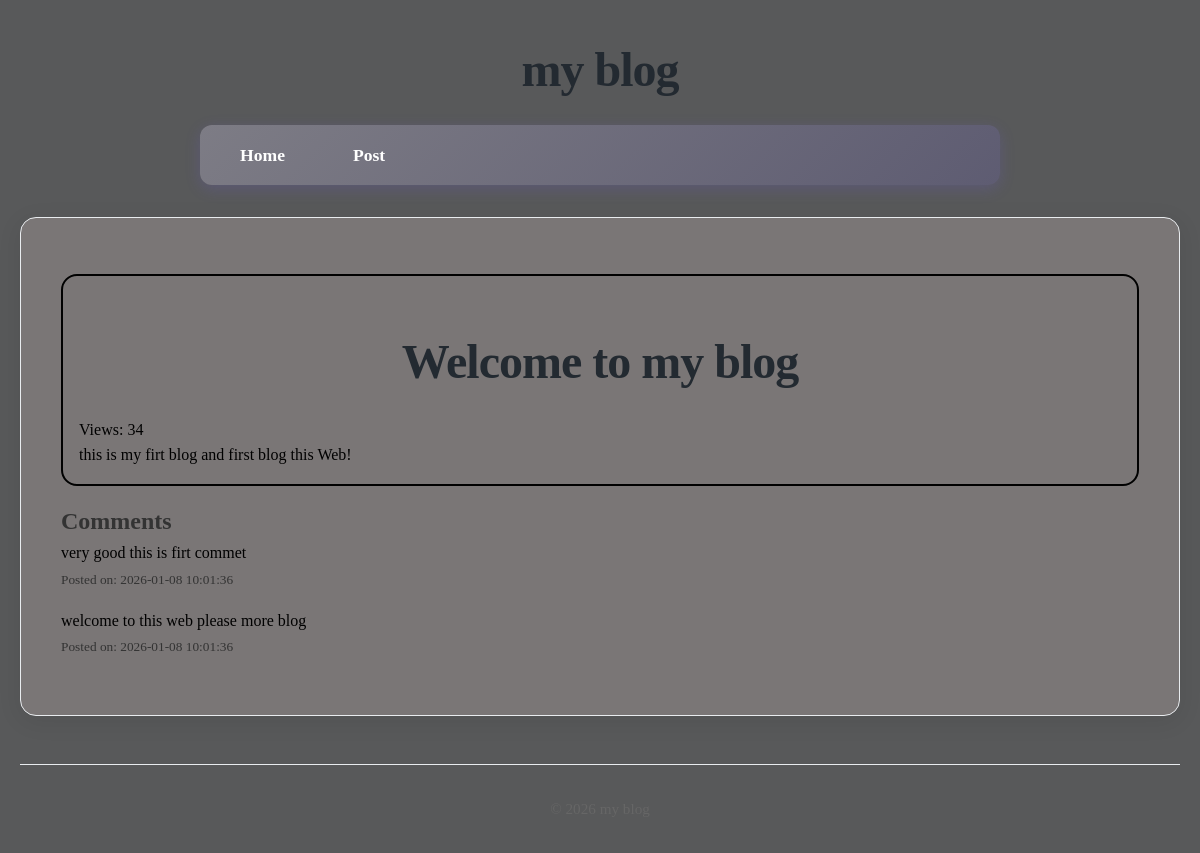
/post/1, run on an earlier commit of the app's database.
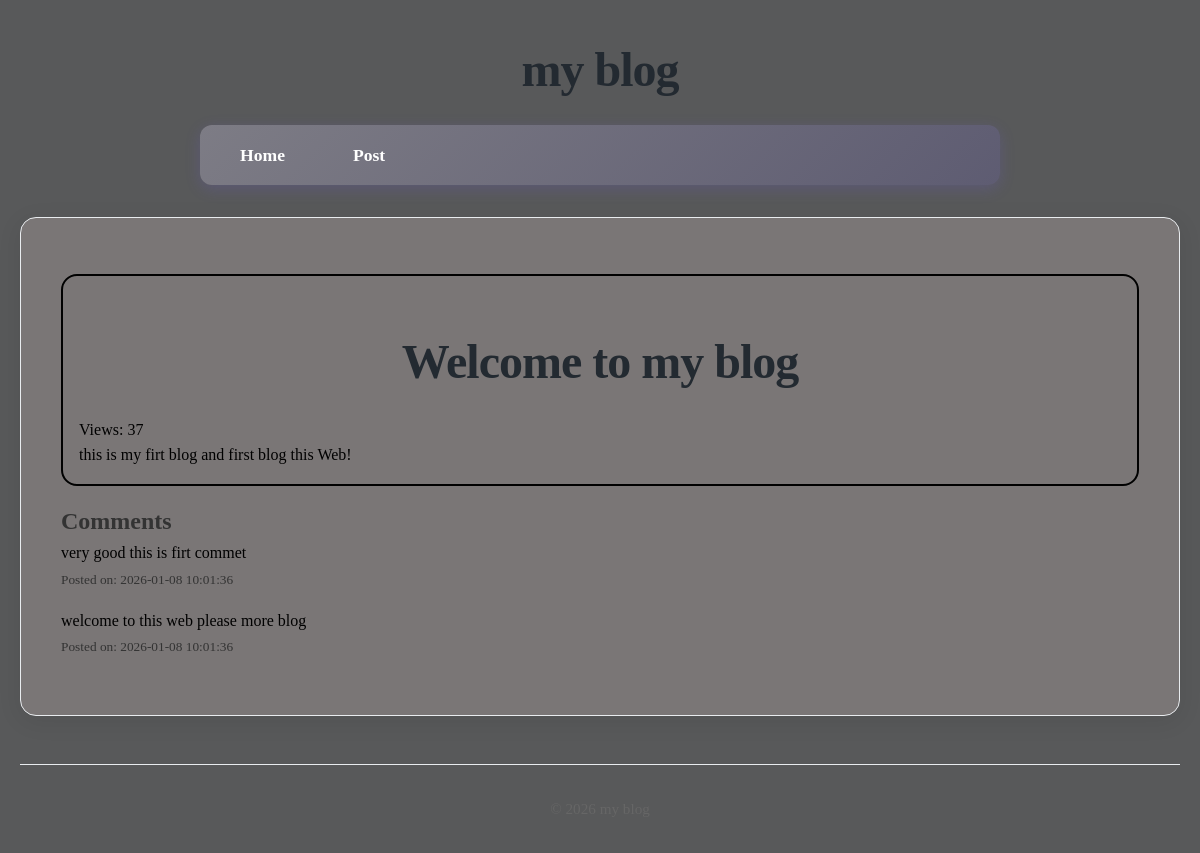
And on a later commit of the database.
### tables this page shows
CREATE TABLE posts(
    id INTEGER PRIMARY KEY AUTOINCREMENT,
    title TEXT NOT NULL,
    content TEXT NOT NULL,
    views INTEGER DEFAULT 0,
    user_id INTEGER NOT NULL,
    created_at DATETIME DEFAULT CURRENT_TIMESTAMP,
    FOREIGN KEY (user_id) REFERENCES users (id)
);

CREATE TABLE comments(
    id INTEGER PRIMARY KEY AUTOINCREMENT,
    content TEXT NOT NULL,
    user_id INTEGER NOT NULL,
    post_id INTEGER NOT NULL,
    created_at DATETIME DEFAULT CURRENT_TIMESTAMP,
    FOREIGN KEY (user_id) REFERENCES users (id),
    FOREIGN KEY (post_id) REFERENCES posts (id)
);

### core/Router.php (called while the page is built, shortened)
<?php
class Router{
    protected array $routes = [];
    public function add(string $method ,string $uri ,string $controller): void{
        $this->routes[] = [
            'method' => $method,
            'uri' => $uri,
            'controller' => $controller
        ];
    }
    public function dispatch(string $uri ,string $method): string{
        $route = $this->findRoute($uri , $method);
        [$controller , $action] = explode('@' , $route['controller']);
        return $this->callAction($controller , $action , $route['params']);
    }
    protected function findRoute(string $uri , string $method): ?array{
        foreach($this->routes as $route){
            $params = $this->matchRoute($route['uri'] , $uri);
            if($params !== null && $route['method'] === $method){
                return [...$route , 'params' => $params];
            }
        }
        return null;
    }
    protected function matchRoute(string $routeUri,string $requestUri): ?array{
        $routeSegments = explode('/', trim($routeUri,'/'));
        $requestSegments = explode('/', trim($requestUri,'/'));
        if(count($routeSegments) !== count($requestSegments)){
            return null;
        }
        $params = [];
        foreach($routeSegments as $index => $routeSegment){
            if(str_starts_with($routeSegment,'{') && str_ends_with($routeSegment,'}')){
                $params[trim($routeSegment,'{}')] = $requestSegments[$index];
            }elseif($routeSegment !== $requestSegments[$index]){
                return null;
            }
        }
        return $params;
    }
    protected function callAction(string $controller,string $action,array $params): string{
        return (new $controllerClass)->$action(... $params);
    }
}

### core/App.php (called while the page is built, shortened)
<?php
class App{
    protected static $container = [];
    public static function bind(string $key, mixed $value): void{
        static::$container[$key] = $value;
    }
    public static function get(string $key): mixed{
        return static::$container[$key];
    }
}

### core/Model.php (called while the page is built, shortened)
<?php
abstract class Model{
    protected static $table;
    public static function find(mixed $id): static | null{
        $db = App::get('database');
        return $db->fetch("SELECT * FROM " . static::$table . " WHERE id = ?" , [$id] , static::class);
    }
}

### core/DataBase.php (called while the page is built, shortened)
<?php
class DataBase{
    protected $pdo;
    public function __construct(array $config){
        try {
            $dsn = $this->createDsn($config);
            $username = $config['username'] ?? null;
            $password = $config['password'] ?? null;
            $options = $config['options'] ?? null;
            $this->pdo = new PDO($dsn , $username , $password , $options);
            $this->pdo->setAttribute(PDO::ATTR_ERRMODE,PDO::ERRMODE_EXCEPTION);
        } catch (PDOException $e) {
            throw new Exception("Could not connect to the database:" . $e);
        }
    }
    protected function createDsn(array $config): string{
        $driver = $config['driver'];
        $dbname = $config['dbname'];
        return match ($driver) {
            'sqlite' => "sqlite:$dbname",
            default => throw new Exception("Unsupported database driver: $driver") ,
        };
    }
    public function query(string $sql, array $params = []): PDOStatement{
        $stmt = $this->pdo->prepare($sql);
        $stmt->execute($params);
        return $stmt;
    }
    public function fetchAll(string $sql,array $params = [], ?string $classname = null): array{
        $stmt = $this->query($sql,$params);
        return $classname ? $stmt->fetchAll(PDO::FETCH_CLASS , $classname) : $stmt->fetchAll(PDO::FETCH_ASSOC);
    }
    public function fetch(string $sql, array $params = [] , ?string $classname = null): mixed{
        $stmt = $this->query($sql,$params);
        $stmt->setFetchMode($classname ? PDO::FETCH_CLASS : PDO::FETCH_ASSOC , $classname);
        return $stmt->fetch();
    }
}

### app/Controllers/PostController.php (called while the page is built, shortened)
<?php
class PostController{
    public function show($id){
       $post = Post::find($id);
       $comments = Comment::forPost($id);
       Post::incrementViews($id);
       return View::render(
        template: 'post/show',
        layout: 'layouts/main',
        data: ['post' => $post , 'comments' => $comments]
       );
    }
}

### app/Models/Comment.php (called while the page is built, shortened)
<?php
class Comment extends Model{
    public static function forPost($postId): array{
        $db = App::get('database');
        return $db->fetchAll(
            "SELECT * FROM comments WHERE post_id = ? ORDER BY created_at DESC ",
            [$postId],
            static::class
        );
    }
}

### app/Models/Post.php (called while the page is built, shortened)
<?php
class Post extends Model{
    public static function incrementViews($id): void{
        $db = App::get('database');
        $db->query(
            "UPDATE posts SET views = views + 1 WHERE id = ?",
            [$id]
        );
    }
}

### core/View.php (called while the page is built, shortened)
<?php
class View{
    public static function render(string $template , array $data = [] , $layout = null): string{
        $content = static::renderTemplate($template, $data);
        return static::renderLayout($layout , $data, $content);
    }
    protected static function renderTemplate(string $template , array $data): string{
        extract($data);
        $path = dirname(__DIR__) . "/app/Views/$template.php";
        require $path;
        return ob_get_clean();
    }
     protected static function renderLayout(?string $template , array $data, string $content):string{
        extract([...$data , 'content' =>$content]);
        $path = dirname(__DIR__) . "/app/Views/$template.php";
        require $path;
        return ob_get_clean();
    }
}

### app/Views/post/show.php (the view)
<article class="article-blog">
    <h1 class="title-blog"><?= htmlspecialchars($post->title); ?></h1>
    <p class="view-blog">Views: <?= $post->views ?></p>
    <p class="content-blog">
        <?= nl2br(htmlspecialchars($post->content)) ?>
    </p>
</article>
<section>
    <h2>Comments</h2>
    <?php foreach($comments as $comment): ?>
        <div class="div-comment">
            <p class="p-comment">
                <?= nl2br(htmlspecialchars($comment->content)) ?>
            </p>
            <small>Posted on: <?= $comment->created_at ?></small>
        </div>
    <?php endforeach; ?>
</section>

### public/index.php (shortened to what this page needs)
<?php
$router = new Router();
$uri = parse_url($_SERVER['REQUEST_URI'])['path'];
$method = $_SERVER['REQUEST_METHOD'];
echo $router->dispatch($uri,$method);

### app/Views/layouts/main.php (shortened to what this page needs)
<!DOCTYPE html>
<html lang="en">
<head>
    <link rel="stylesheet" href="/style-main.css" />
</head>
<body>
    <h1>my blog</h1>
    <nav>
        <a href="/">Home</a>
        <a href="/../post">Post</a>
    </nav>
    <main>
        <section>
            <p><?=$content ?></p>
        </section>
    </main>
    <footer>
        <p> &copy; <?= date('Y') ?> my blog </p>
    </footer>
</body>
</html>

### public/style-main.css (style rules this page uses)
* { margin: 0; padding: 0; box-sizing: border-box; }
body { font-family: Cambria, Cochin, Georgia, Times, 'Times New Roman', serif; line-height: 1.6; color: #333; background-color: #58595a; max-width: 1200px; margin: 0 auto; padding: 0 20px; }
h1 { text-align: center; margin: 2rem 0 1rem; font-size: 3rem; color: #232a31; font-weight: 700; letter-spacing: -1px; }
h1::after { margin-left: 10px; }
nav { background: linear-gradient(135deg, #7d7c85 0%, #5e5c72 100%); padding: 1rem; border-radius: 12px; margin: 1rem auto 2rem; box-shadow: 0 4px 15px rgba(108, 92, 231, 0.2); max-width: 800px; }
nav a { color: white; text-decoration: none; font-weight: 600; padding: 0.8rem 1.5rem; margin: 0 0.5rem; border-radius: 8px; transition: all 0.3s ease; font-size: 1.1rem; }
nav a:first-child { margin-left: 0; }
main { background-color: rgb(122, 118, 118); padding: 2.5rem; border-radius: 16px; box-shadow: 0 5px 25px rgba(0, 0, 0, 0.08); margin-bottom: 3rem; min-height: 400px; border: 1px solid #e9ecef; }
footer { text-align: center; padding: 2rem; color: #666; border-top: 1px solid #e9ecef; margin-top: 2rem; font-size: 0.95rem; }
footer p { display: flex; align-items: center; justify-content: center; gap: 8px; }
article { margin-bottom: 1rem; margin-top: 1rem; padding: 1rem; border: 1px solid gray; border-radius: 1rem; transition: 300ms ease-in; }
body { animation: fadeIn 0.5s ease-out; }
a { color: #cac8df; transition: color 0.3s ease; }
main > * { transition: transform 0.2s ease; }
.div-comment { margin-bottom: 1rem; }
.p-comment { color: black; }
.article-blog { border: 2px solid black; color: black; }

What changed in the data, as far as the page shows it:
changed posts "Welcome to my blog": views "34" → "37"
